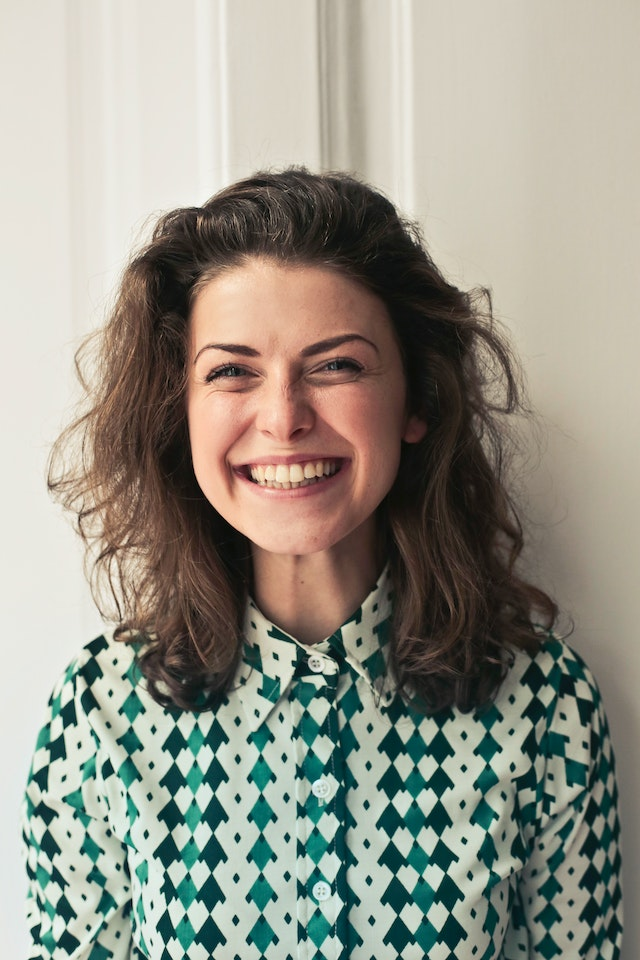
#> input picture Data/pexels-andrea-piacquadio-774909.jpg, 640 x 960 px, found by its file name
$ jupyter execute Working_with_grayscale_images.ipynb   (shell and % lines are left out)
#> lines starting #> are read from the running program, lines starting #| are printed output that depends on the picture
<a href="https://colab.research.google.com/github/TirendazAcademy/Deep-Learning-with-PyTorch/blob/main/Working_with_grayscale_images.ipynb" target="_parent"></a>

# How to convert images into structured arrays and scalars?

First, let's download a sample image, for example: `https://www.pexels.com/photo/woman-in-collared-shirt-774909/`

Let's import the cv2 (for reading an image from disk) and matplotlib (for plotting the loaded image).

[cell 1]
import cv2, matplotlib.pyplot as plt
img = cv2.imread('/content/pexels-andrea-piacquadio-774909.jpg')
#> img is the input picture: shape (960, 640, 3); mean B, G, R 137.3, 149, 150.3

Let's take a look at this image.

[cell 2]
plt.imshow(img)

Let's crop the image between 150th-600th rows, as well as 100th-500th columns and then convert the image into grayscale using the following
code and plot it:

[cell 3]
img = img[150:600,100:500]
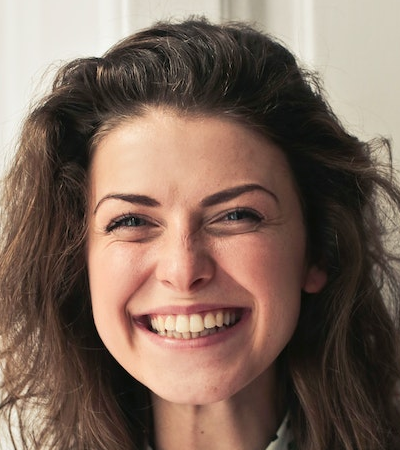
#> img: shape (450, 400, 3); mean B, G, R 92.1, 104.8, 126.6
img_gray = cv2.cvtColor(img, cv2.COLOR_BGR2GRAY)
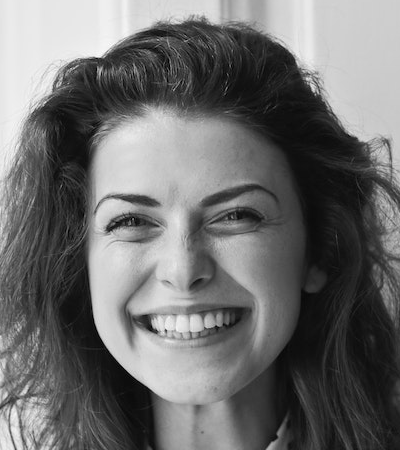
#> img_gray: shape (450, 400); min 0, max 254, mean 109.9
plt.imshow(img_gray, cmap='gray')

Let's Convert the image into a 50 x 50 array and plot it:

[cell 4]
img_gray_small = cv2.resize(img_gray,(50,50))
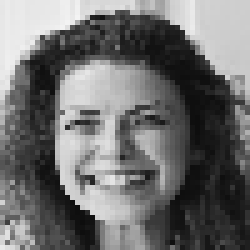
#> img_gray_small: shape (50, 50) (shown 5 times larger); min 13, max 243, mean 110.3
plt.imshow(img_gray_small, cmap='gray')

 Let's have a look at the pixel values.

[cell 5]
print(img_gray_small)
#> (printed output is left out)

Let's reordered the channels using the cv2.cvtcolor method.

[cell 6]
img = cv2.imread('/content/pexels-andrea-piacquadio-774909.jpg')
img = img[150:600,100:500,:]
img = cv2.cvtColor(img, cv2.COLOR_BGR2RGB)
plt.imshow(img)
print(img.shape)
#| (450, 400, 3)

Let's crop the image.

[cell 7]
crop = img[100:,100:]
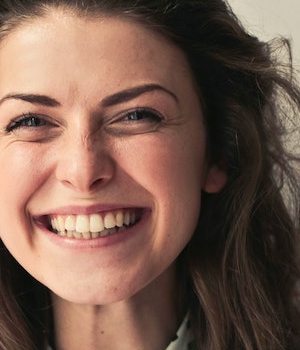
#> crop: shape (350, 300, 3); mean R, G, B 121.3, 92.8, 79.4
plt.imshow(crop)

$ run again, with Data/dog.jpg copied over Data/pexels-andrea-piacquadio-774909.jpg
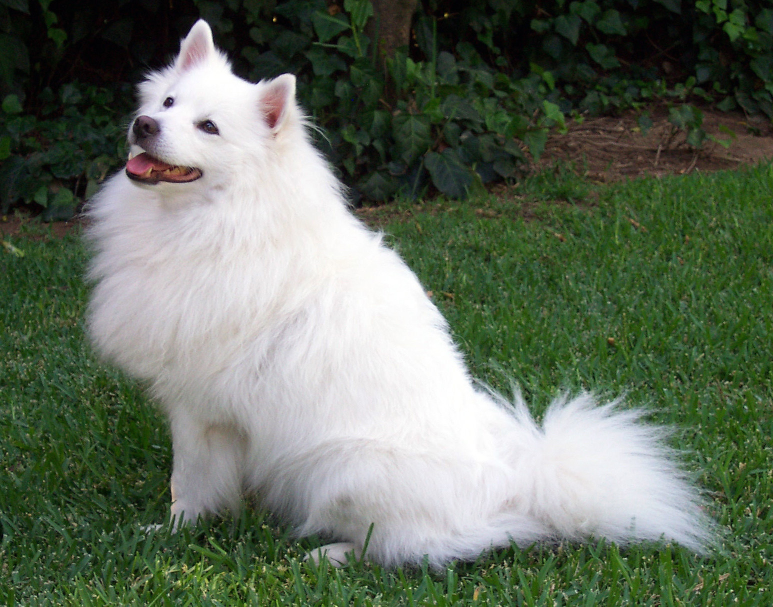
#> input picture Data/dog.jpg, 1546 x 1213 px, found by its file name (shown at 1/2 size)
#> img is the input picture: shape (1213, 1546, 3); mean B, G, R 93.8, 110, 99.1
#> `img_gray = cv2.cvtColor(img, cv2.COLOR_BGR2GRAY)`:
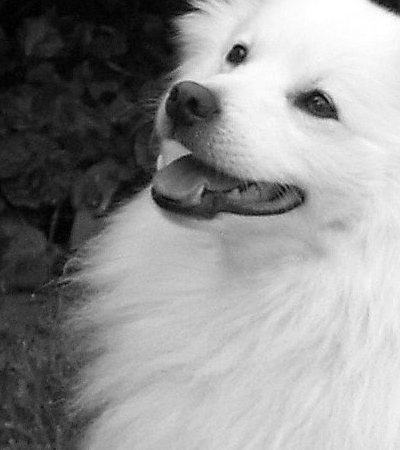
#> img_gray: shape (450, 400); min 0, max 255, mean 144.9
#> (printed output is left out)
#| (450, 400, 3)
#> `crop = img[100:,100:]`:
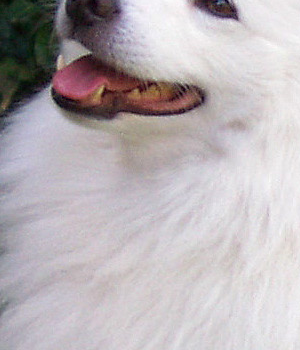
#> crop: shape (350, 300, 3); mean R, G, B 184.4, 177.5, 181.1
